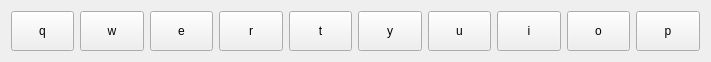
  <widget class="QWidget" name="layoutWidget">
   <property name="geometry">
    <rect>
     <x>80</x>
     <y>50</y>
     <width>711</width>
     <height>44</height>
    </rect>
   </property>
   <layout class="QHBoxLayout" name="horizontalLayout">
    <item>
     <widget class="QPushButton" name="panelButton_q">
      <property name="minimumSize">
       <size>
        <width>45</width>
        <height>40</height>
       </size>
      </property>
      <property name="focusPolicy">
       <enum>Qt::NoFocus</enum>
      </property>
      <property name="styleSheet">
       <string notr="true"/>
      </property>
      <property name="text">
       <string>q</string>
      </property>
      <property name="buttonValue" stdset="0">
       <char>
        <unicode>48</unicode>
       </char>
      </property>
     </widget>
    </item>
    <item>
     <widget class="QPushButton" name="panelButton_w">
      <property name="minimumSize">
       <size>
        <width>45</width>
        <height>40</height>
       </size>
      </property>
      <property name="focusPolicy">
       <enum>Qt::NoFocus</enum>
      </property>
      <property name="styleSheet">
       <string notr="true"/>
      </property>
      <property name="text">
       <string>w</string>
      </property>
      <property name="buttonValue" stdset="0">
       <char>
        <unicode>48</unicode>
       </char>
      </property>
     </widget>
    </item>
    <item>
     <widget class="QPushButton" name="panelButton_e">
      <property name="minimumSize">
       <size>
        <width>45</width>
        <height>40</height>
       </size>
      </property>
      <property name="focusPolicy">
       <enum>Qt::NoFocus</enum>
      </property>
      <property name="styleSheet">
       <string notr="true"/>
      </property>
      <property name="text">
       <string>e</string>
      </property>
      <property name="buttonValue" stdset="0">
       <char>
        <unicode>48</unicode>
       </char>
      </property>
     </widget>
    </item>
    <item>
     <widget class="QPushButton" name="panelButton_r">
      <property name="minimumSize">
       <size>
        <width>45</width>
        <height>40</height>
       </size>
      </property>
      <property name="focusPolicy">
       <enum>Qt::NoFocus</enum>
      </property>
      <property name="styleSheet">
       <string notr="true"/>
      </property>
      <property name="text">
       <string>r</string>
      </property>
      <property name="buttonValue" stdset="0">
       <char>
        <unicode>48</unicode>
       </char>
      </property>
     </widget>
    </item>
    <item>
     <widget class="QPushButton" name="panelButton_t">
      <property name="minimumSize">
       <size>
        <width>45</width>
        <height>40</height>
       </size>
      </property>
      <property name="focusPolicy">
       <enum>Qt::NoFocus</enum>
      </property>
      <property name="styleSheet">
       <string notr="true"/>
      </property>
      <property name="text">
       <string>t</string>
      </property>
      <property name="buttonValue" stdset="0">
       <char>
        <unicode>48</unicode>
       </char>
      </property>
     </widget>
    </item>
    <item>
     <widget class="QPushButton" name="panelButton_y">
      <property name="minimumSize">
       <size>
        <width>45</width>
        <height>40</height>
       </size>
      </property>
      <property name="focusPolicy">
       <enum>Qt::NoFocus</enum>
      </property>
      <property name="styleSheet">
       <string notr="true"/>
      </property>
      <property name="text">
       <string>y</string>
      </property>
      <property name="buttonValue" stdset="0">
       <char>
        <unicode>48</unicode>
       </char>
      </property>
     </widget>
    </item>
    <item>
     <widget class="QPushButton" name="panelButton_u">
      <property name="minimumSize">
       <size>
        <width>45</width>
        <height>40</height>
       </size>
      </property>
      <property name="focusPolicy">
       <enum>Qt::NoFocus</enum>
      </property>
      <property name="styleSheet">
       <string notr="true"/>
      </property>
      <property name="text">
       <string>u</string>
      </property>
      <property name="buttonValue" stdset="0">
       <char>
        <unicode>48</unicode>
       </char>
      </property>
     </widget>
    </item>
    <item>
     <widget class="QPushButton" name="panelButton_i">
      <property name="minimumSize">
       <size>
        <width>45</width>
        <height>40</height>
       </size>
      </property>
      <property name="focusPolicy">
       <enum>Qt::NoFocus</enum>
      </property>
      <property name="styleSheet">
       <string notr="true"/>
      </property>
      <property name="text">
       <string>i</string>
      </property>
      <property name="buttonValue" stdset="0">
       <char>
        <unicode>48</unicode>
       </char>
      </property>
     </widget>
    </item>
    <item>
     <widget class="QPushButton" name="panelButton_o">
      <property name="minimumSize">
       <size>
        <width>45</width>
        <height>40</height>
       </size>
      </property>
      <property name="focusPolicy">
       <enum>Qt::NoFocus</enum>
      </property>
      <property name="styleSheet">
       <string notr="true"/>
      </property>
      <property name="text">
       <string>o</string>
      </property>
      <property name="buttonValue" stdset="0">
       <char>
        <unicode>48</unicode>
       </char>
      </property>
     </widget>
    </item>
    <item>
     <widget class="QPushButton" name="panelButton_p">
      <property name="minimumSize">
       <size>
        <width>45</width>
        <height>40</height>
       </size>
      </property>
      <property name="focusPolicy">
       <enum>Qt::NoFocus</enum>
      </property>
      <property name="styleSheet">
       <string notr="true"/>
      </property>
      <property name="text">
       <string>p</string>
      </property>
      <property name="buttonValue" stdset="0">
       <char>
        <unicode>48</unicode>
       </char>
      </property>
     </widget>
    </item>
   </layout>
  </widget>
